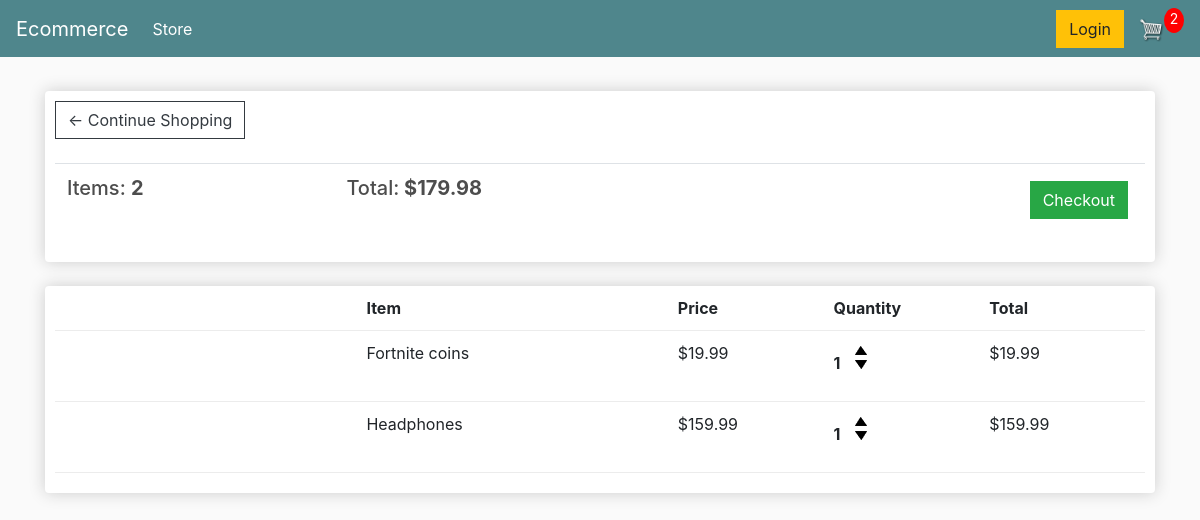
The app's page /cart/ (signed in), older data.
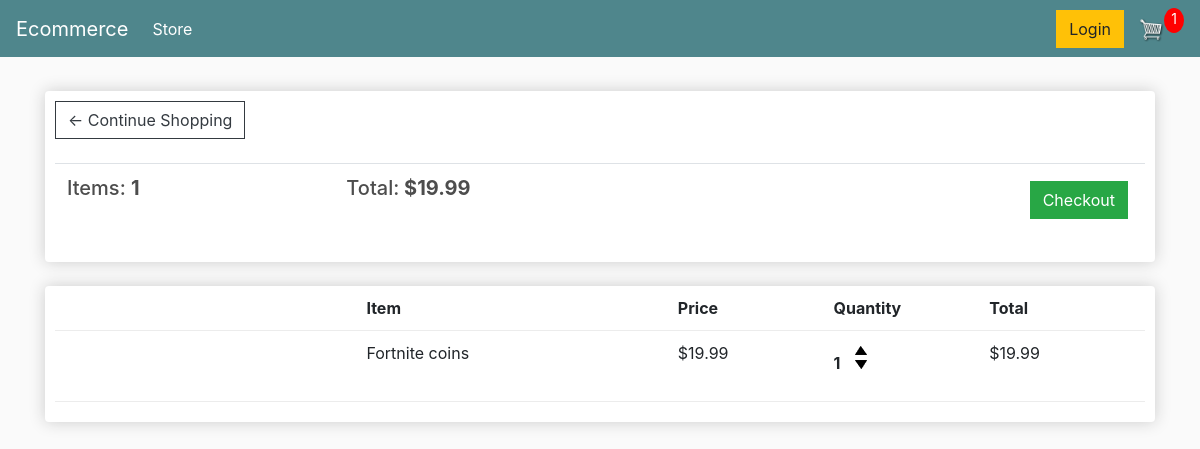
The same page, newer data.
### store/models.py (models this page shows, shortened)
class Order(models.Model):
	customer = models.ForeignKey(Customer, on_delete=models.SET_NULL, null=True, blank=True)
	date_ordered = models.DateTimeField(auto_now_add=True)
	complete = models.BooleanField(default=False)
	transaction_id = models.CharField(max_length=100, null=True)
	@property
	def get_cart_total(self):
		orderitems = self.orderitem_set.all()
		total = sum([item.get_total for item in orderitems])
		return total
	@property
	def get_cart_items(self):
		orderitems = self.orderitem_set.all()
		total = sum([item.quantity for item in orderitems])
		return total

class OrderItem(models.Model):
	product = models.ForeignKey(Product, on_delete=models.SET_NULL, null=True)
	order = models.ForeignKey(Order, on_delete=models.SET_NULL, null=True)
	quantity = models.IntegerField(default=0, null=True, blank=True)
	date_added = models.DateTimeField(auto_now_add=True)
	@property
	def get_total(self):
		total = self.product.price * self.quantity
		return total

class Product(models.Model):
	name = models.CharField(max_length=200)
	price = models.DecimalField(max_digits=7, decimal_places=2)
	digital = models.BooleanField(default=False,null=True, blank=True)
	image = models.ImageField(null=True, blank=True)

### store/views.py (the view)
# urls.py: path('cart/', views.cart, name="cart"),
def cart(request):
	if request.user.is_authenticated:
		customer = request.user.customer
		order, created = Order.objects.get_or_create(customer=customer, complete=False)
		items = order.orderitem_set.all()
		cartItems = order.get_cart_items
	else:
		items = []
		order = {'get_cart_total':0, 'get_cart_items':0, 'shipping':False}
		cartItems = order['get_cart_items']
	context = {'items':items, 'order':order, 'cartItems': cartItems}
	return render(request, 'store/cart.html', context)

### store/templates/store/cart.html
{% extends 'store/main.html' %}
{% load static %}
{% block content %}
<div class="row">
    <div class="col-lg-12">
        <div class="box-element">
            <a  class="btn btn-outline-dark" href="{% url 'store' %}">&#x2190; Continue Shopping</a>
            <br>
            <br>
            <table class="table">
                <tr>
                    <th><h5>Items: <strong>{{order.get_cart_items}}</strong></h5></th>
                    <th><h5>Total:<strong> ${{order.get_cart_total|floatformat:2}}</strong></h5></th>
                    <th>
                        <a  style="float:right; margin:5px;" class="btn btn-success" href="{% url 'checkout' %}">Checkout</a></th>
                </tr>
            </table>
        </div>
        <br>
        <div class="box-element">
            <div class="cart-row">
                <div style="flex:2"></div>
                <div style="flex:2"><strong>Item</strong></div>
                <div style="flex:1"><strong>Price</strong></div>
                <div style="flex:1"><strong>Quantity</strong></div>
                <div style="flex:1"><strong>Total</strong></div>
            </div>
            {% for item in items %}
            <div class="cart-row">
                <div style="flex:2"><img class="row-image" src="{{item.product.imageURL}}"></div>
                <div style="flex:2">{{item.product.name}}</div>
                <div style="flex:1">${{item.product.price|floatformat:2}}</div>
                <div style="flex:1">
                    <p class="quantity">{{item.quantity}}</p>
                    <div class="quantity">
                        <img data-product="{{item.product.id}}" data-action="add" class="chg-quantity
                        update-cart" src="{% static  'images/arrow-up.png' %}">
		                <img data-product="{{item.product.id}}" data-action="remove" class="chg-quantity
                        update-cart" src="{% static  'images/arrow-down.png' %}">
                    </div>
                </div>
                <div style="flex:1">${{item.get_total}}</div>
            </div>
            {% endfor %}
        </div>
    </div>
</div>
{% endblock content %}

Row changes from the older to the newer data that the page shows:
removed OrderItem: product.name "Headphones", product.price "159.99", quantity "1", get_total "159.99"
computed for Order: get_cart_items "2" → "1"; get_cart_total "179.98" → "19.99"
Text that changed along with them:
{{ cartItems }}: "2" → "1"
